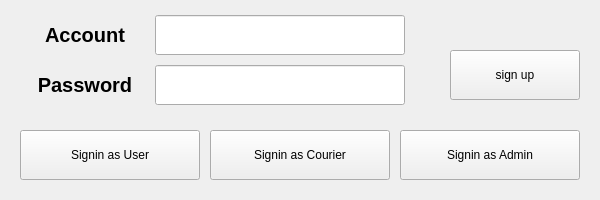
<?xml version="1.0" encoding="UTF-8"?>
<ui version="4.0">
 <class>Widget</class>
 <widget class="QWidget" name="Widget">
  <property name="geometry">
   <rect>
    <x>0</x>
    <y>0</y>
    <width>600</width>
    <height>200</height>
   </rect>
  </property>
  <property name="windowTitle">
   <string>Widget</string>
  </property>
  <property name="styleSheet">
   <string notr="true"/>
  </property>
  <widget class="QPushButton" name="pushButton_signup">
   <property name="geometry">
    <rect>
     <x>450</x>
     <y>50</y>
     <width>130</width>
     <height>50</height>
    </rect>
   </property>
   <property name="text">
    <string>sign up</string>
   </property>
  </widget>
  <widget class="QLabel" name="label_account">
   <property name="geometry">
    <rect>
     <x>20</x>
     <y>10</y>
     <width>130</width>
     <height>50</height>
    </rect>
   </property>
   <property name="font">
    <font>
     <pointsize>15</pointsize>
     <bold>true</bold>
    </font>
   </property>
   <property name="text">
    <string>Account</string>
   </property>
   <property name="alignment">
    <set>Qt::AlignCenter</set>
   </property>
  </widget>
  <widget class="QLineEdit" name="lineEdit_account">
   <property name="geometry">
    <rect>
     <x>155</x>
     <y>15</y>
     <width>250</width>
     <height>40</height>
    </rect>
   </property>
  </widget>
  <widget class="QLabel" name="label_password">
   <property name="geometry">
    <rect>
     <x>20</x>
     <y>60</y>
     <width>130</width>
     <height>50</height>
    </rect>
   </property>
   <property name="font">
    <font>
     <pointsize>15</pointsize>
     <bold>true</bold>
    </font>
   </property>
   <property name="text">
    <string>Password</string>
   </property>
   <property name="alignment">
    <set>Qt::AlignCenter</set>
   </property>
  </widget>
  <widget class="QPushButton" name="pushButton_signinAsUser">
   <property name="geometry">
    <rect>
     <x>20</x>
     <y>130</y>
     <width>180</width>
     <height>50</height>
    </rect>
   </property>
   <property name="text">
    <string>Signin as User</string>
   </property>
  </widget>
  <widget class="QLineEdit" name="lineEdit_password">
   <property name="geometry">
    <rect>
     <x>155</x>
     <y>65</y>
     <width>250</width>
     <height>40</height>
    </rect>
   </property>
   <property name="echoMode">
    <enum>QLineEdit::Password</enum>
   </property>
  </widget>
  <widget class="QPushButton" name="pushButton_signinAsCourier">
   <property name="geometry">
    <rect>
     <x>210</x>
     <y>130</y>
     <width>180</width>
     <height>50</height>
    </rect>
   </property>
   <property name="text">
    <string>Signin as Courier</string>
   </property>
  </widget>
  <widget class="QPushButton" name="pushButton_signinAsAdmin">
   <property name="geometry">
    <rect>
     <x>400</x>
     <y>130</y>
     <width>180</width>
     <height>50</height>
    </rect>
   </property>
   <property name="text">
    <string>Signin as Admin</string>
   </property>
  </widget>
 </widget>
 <resources/>
 <connections/>
</ui>
